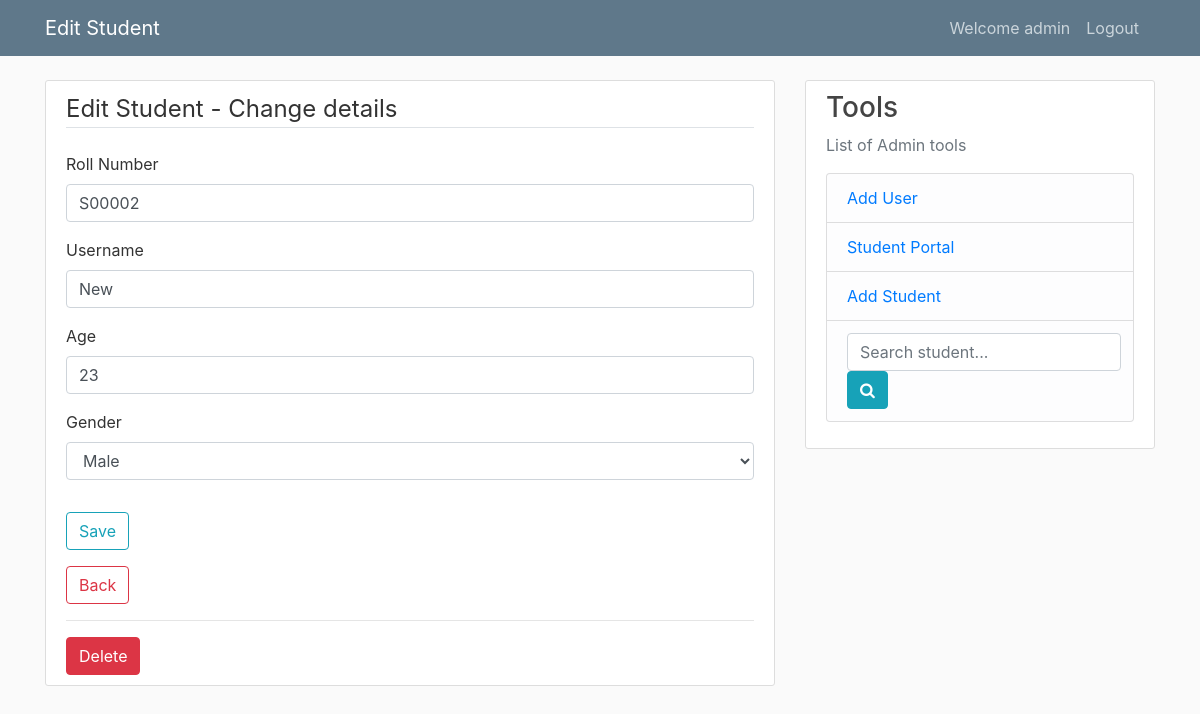
The page /update/2 (signed in) on the database its author committed.
### tables this page shows
CREATE TABLE student (
  id INTEGER PRIMARY KEY AUTOINCREMENT,
  name TEXT NOT NULL,
  age TEXT NOT NULL,
  gender CHAR(6) NOT NULL,
  add_date TIMESTAMP NOT NULL DEFAULT CURRENT_TIMESTAMP
);

### student_db/student.py (the view, shortened to what this page needs)
@bp.route('/update/<int:id>', methods=('GET', 'POST'))
@login_required
def update(id):
    student = get_students(id)
    form = UpdateStudentForm()
    return render_template(
        'student/update.html',
        title='Edit Student',
        form=form,
        student=student)

### student_db/form.py
class UpdateStudentForm(FlaskForm):
    roll_number = StringField('Roll Number', validators=[DataRequired()])
    name = StringField(
        'Username', validators=[
            DataRequired(), Length(
                min=2, max=50)])
    age = IntegerField(
        'Age',
        validators=[
            DataRequired(),
            NumberRange(
                min=0,
                max=99,
                message='age')])
    gender = SelectField(
        'Gender', choices=[
            ('Male', 'Male'), ('Female', 'Female')])
    save = SubmitField('Save')
    delete = SubmitField('Delete')

### student_db/auth.py (called while the page is built)
@bp.before_app_request
def load_logged_in_user():
    user_id = session.get('user_id')
    if user_id is None:
        g.user = None
    else:
        g.user = 'admin'

def login_required(view):
    @functools.wraps(view)
    def wrapped_view(**kwargs):
        if g.user is None:  #: if not logged into the session
            return redirect(url_for('auth.login'))  # : redirect to login
        return view(**kwargs)  # : continue the view processing.
    return wrapped_view

### student_db/data.py (called while the page is built)
def list_student_data():
    return list_data_student()

### student_db/database/student_data.py (called while the page is built)
def list_data_student():
    db = get_db()
    student_list = db.execute(
        'SELECT id, "S0000" || CAST( id AS TEXT)  AS roll_number, name, age, gender, add_date FROM student'
    ).fetchall()
    return student_list

### student_db/student.py (called while the page is built)
def get_students(id):
    student = []
    students = list_student_data()
    for item in students:
        if item['id'] == id:
            student.append(item)
    student = student[0]
    if student is None:
        abort(404, "Student {0} doesn't exist.".format(roll_number))
    return student

### student_db/student_db.py (called while the page is built)
def get_db():
    if 'db' not in g:
        g.db = sqlite3.connect(
            current_app.config['DATABASE'],
            detect_types=sqlite3.PARSE_DECLTYPES
        )
        g.db.row_factory = sqlite3.Row
    return g.db

### student_db/templates/student/update.html (shortened to what this page needs)
{% extends 'base_layout.html' %}
{% block header %}
  {% block title %}{{ title }}{% endblock %}
{% endblock %}
{% block content %}
  <div class="content-section">
    <form method='POST'>
        <fieldset class="form-group">
          <legend class="border-bottom mb-4"> {{ title }} - Change details</legend>
          <div class="form-group">
            {{ form.roll_number.label(class="form-control-label") }}
            {% if form.roll_number.errors %}roll_number
              {{ form.roll_number(value=student['roll_number'], class="form-control form-control-md is-invalid") }}
              <div class="invalid-feedback">
                {% for error in form.roll_number.errors %}
                  <span> {{ error }} </span>
                {% endfor %}
              </div>
            {% else %}
              {{ form.roll_number(value=student['roll_number'], class="form-control form-control-md") }}
            {% endif %}
          </div>
          <div class="form-group">
            {{ form.name.label(class="form-control-label") }}
            {% if form.name.errors %}
              {{ form.name(value=student['name'], class="form-control form-control-md is-invalid") }}
              <div class="invalid-feedback">
                {% for error in form.name.errors %}
                  <span> {{ error }} </span>
                {% endfor %}
              </div>
            {% else %}
              {{ form.name(value=student['name'], class="form-control form-control-md") }}
            {% endif %}
          </div>
          <div class="form-group">
            {{ form.age.label(class="form-control-label") }}
            {% if form.age.errors %}
              {{ form.age(value=student['age'], class="form-control form-control-md is-invalid") }}
              <div class="invalid-feedback">
                {% for error in form.age.errors %}
                  <span> {{ error }} </span>
                {% endfor %}
              </div>
            {% else %}
              {{ form.age(value=student['age'], class="form-control form-control-md") }}
            {% endif %}
          </div>
          <div class="form-group">
            {{ form.gender.label(class="form-control-label") }}
            {% if form.gender.errors %}
              {{ form.gender(value=student['gender'], class="form-control form-control-md is-invalid") }}
              <div class="invalid-feedback">
                {% for error in form.gender.errors %}
                  <span> {{ error }} </span>
                {% endfor %}
              </div>
            {% else %}
              {{ form.gender(value=student['gender'], class="form-control form-control-md") }}
            {% endif %}
          </div>
        </fieldset>
        <div class="form-group">
          {{ form.save(class="btn btn-outline-info")}}
        </div>
        <a href="{{ url_for('student.index') }}" class="btn btn-outline-danger"> Back </a>
    </form>
    <hr>
    <form action="{{ url_for('student.delete', id=student['id']) }}" method="post">
        {{ form.delete(class="btn btn btn-danger",**{'data-toggle':'confirmation'}) }}
      </form>
    </div>
{% endblock content %}

### student_db/static/style.css (style rules this page uses)
body { background: #fafafa; color: #333333; margin-top: 5rem; }
.content-section { background: #ffffff; padding: 10px 20px; border: 1px solid #dddddd; border-radius: 3px; margin-bottom: 20px; }

### rows shown on the page
student: name "New", age "23", gender "Male"

### other values the page prints
{{ title }} "Edit Student"
{{ g.user }} "admin"
